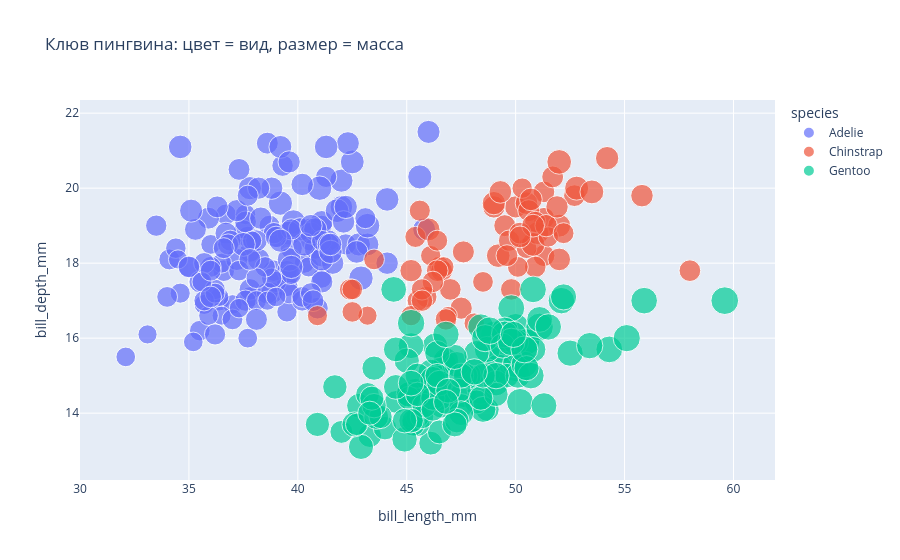

The cell this chart's notebook holds for it:
### Markdown cell above
## 11.3. Размер точки как дополнительный признак

### Code cell
plot_penguins = penguins.dropna(
    subset=["bill_length_mm", "bill_depth_mm", "body_mass_g", "species"]
)

fig = px.scatter(
    plot_penguins,
    x="bill_length_mm",
    y="bill_depth_mm",
    color="species",
    size="body_mass_g",
    hover_data=["island", "sex"],
    title="Клюв пингвина: цвет = вид, размер = масса"
)

fig.show()
